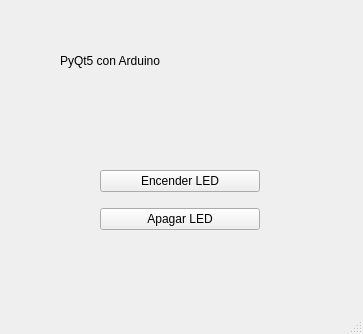
<?xml version="1.0" encoding="UTF-8"?>
<ui version="4.0">
 <class>MainWindow</class>
 <widget class="QMainWindow" name="MainWindow">
  <property name="geometry">
   <rect>
    <x>0</x>
    <y>0</y>
    <width>363</width>
    <height>334</height>
   </rect>
  </property>
  <property name="windowTitle">
   <string>MainWindow</string>
  </property>
  <widget class="QWidget" name="centralwidget">
   <widget class="QWidget" name="verticalLayoutWidget">
    <property name="geometry">
     <rect>
      <x>100</x>
      <y>160</y>
      <width>160</width>
      <height>80</height>
     </rect>
    </property>
    <layout class="QVBoxLayout" name="verticalLayout">
     <item>
      <widget class="QPushButton" name="pushButton">
       <property name="cursor">
        <cursorShape>PointingHandCursor</cursorShape>
       </property>
       <property name="styleSheet">
        <string notr="true"/>
       </property>
       <property name="text">
        <string>Encender LED</string>
       </property>
      </widget>
     </item>
     <item>
      <widget class="QPushButton" name="pushButton_2">
       <property name="cursor">
        <cursorShape>PointingHandCursor</cursorShape>
       </property>
       <property name="text">
        <string>Apagar LED</string>
       </property>
      </widget>
     </item>
    </layout>
   </widget>
   <widget class="QLabel" name="label">
    <property name="geometry">
     <rect>
      <x>60</x>
      <y>40</y>
      <width>281</width>
      <height>41</height>
     </rect>
    </property>
    <property name="styleSheet">
     <string notr="true">font: 24pt &quot;MS Shell Dlg 2&quot;;</string>
    </property>
    <property name="text">
     <string>PyQt5 con Arduino</string>
    </property>
   </widget>
  </widget>
  <widget class="QMenuBar" name="menubar">
   <property name="geometry">
    <rect>
     <x>0</x>
     <y>0</y>
     <width>363</width>
     <height>22</height>
    </rect>
   </property>
  </widget>
  <widget class="QStatusBar" name="statusbar"/>
 </widget>
 <resources/>
 <connections/>
</ui>
